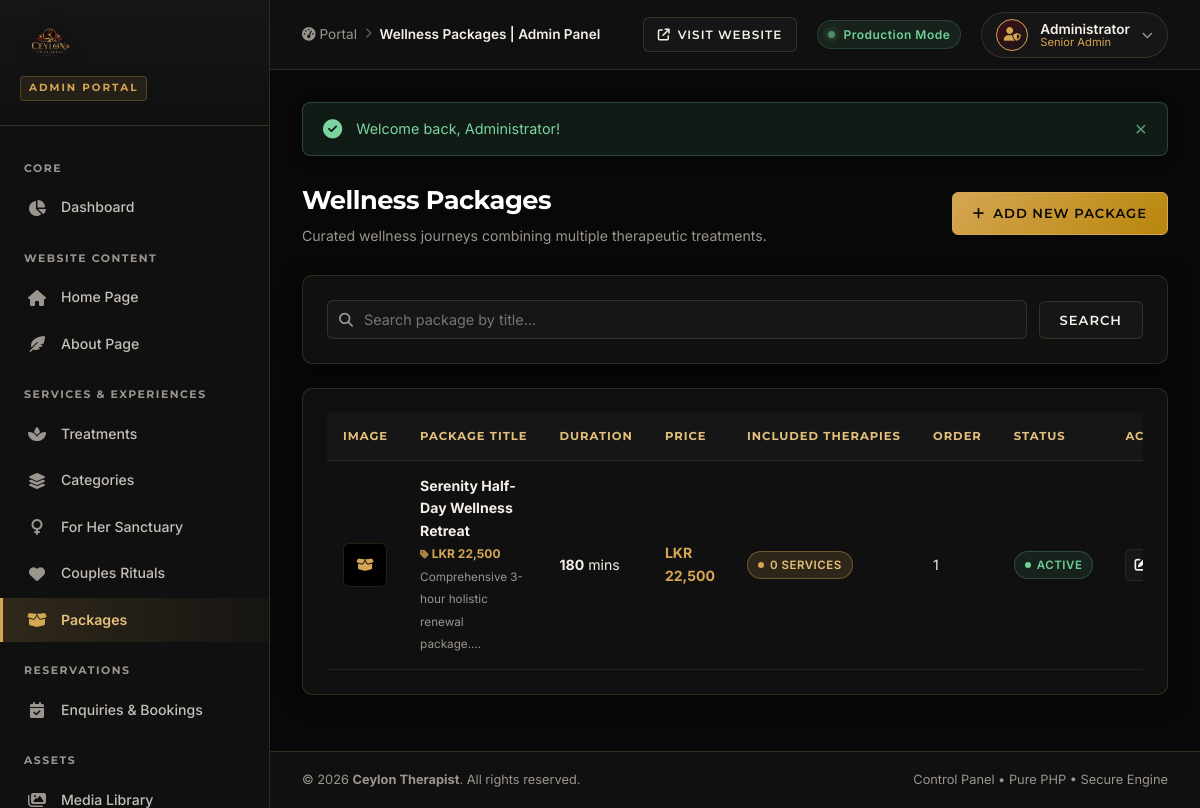
Screenshot of /admin/packages/index.php (signed in) with the database file from the repository.
### tables this page shows
CREATE TABLE IF NOT EXISTS `packages` (
    `id` INT UNSIGNED AUTO_INCREMENT PRIMARY KEY,
    `title` VARCHAR(150) NOT NULL,
    `slug` VARCHAR(150) NOT NULL UNIQUE,
    `short_description` VARCHAR(255) NULL,
    `description` TEXT NULL,
    `duration_minutes` INT UNSIGNED DEFAULT 90,
    `price` DECIMAL(10,2) NULL DEFAULT NULL,
    `image` VARCHAR(255) NULL,
    `status` ENUM('ACTIVE', 'INACTIVE') DEFAULT 'ACTIVE',
    `display_order` INT DEFAULT 0,
    `created_at` TIMESTAMP DEFAULT CURRENT_TIMESTAMP,
    `updated_at` TIMESTAMP DEFAULT CURRENT_TIMESTAMP ON UPDATE CURRENT_TIMESTAMP
);

### app/controllers/PackageController.php (called while the page is built, shortened)
<?php
class PackageController
{
    private Package $packageModel;
    public function __construct()
    {
        $this->packageModel = new Package();
    }
    public function adminIndex(): void
    {
        $search = get('search');
        $packages = $this->packageModel->all($search);
        require BASE_PATH . '/views/admin/packages/index.php';
    }
}

### app/helpers/url.php (called while the page is built, shortened)
<?php
function baseUrl(string $path = ''): string
{
    $cleanPath = ltrim($path, '/');
    if (defined('BASE_URL') && !empty(BASE_URL)) {
        return rtrim(BASE_URL, '/') . ($cleanPath !== '' ? '/' . $cleanPath : '');
    }
    return '/' . $cleanPath;
}

### app/helpers/common.php (called while the page is built, shortened)
<?php
function e(?string $value): string
{
    return htmlspecialchars((string)($value ?? ''), ENT_QUOTES, 'UTF-8');
}
function get(string $key, mixed $default = null): mixed
{
    if (!isset($_GET[$key])) {
        return $default;
    }
    return is_string($_GET[$key]) ? trim($_GET[$key]) : $_GET[$key];
}
function formatPrice(mixed $price, ?string $currency = null): string
{
    $curr = $currency ?? (defined('DEFAULT_CURRENCY') ? DEFAULT_CURRENCY : 'LKR');
    $num = (float)$price;
    $decimals = ($num == floor($num)) ? 0 : 2;
    return $curr . ' ' . number_format($num, $decimals);
}

### app/bootstrap.php (called while the page is built, shortened)
<?php
require_once __DIR__ . '/helpers/env.php';
require_once __DIR__ . '/config/database.php';
spl_autoload_register(function (string $className): void {
    $directories = [
        __DIR__ . '/controllers/',
        __DIR__ . '/models/',
        __DIR__ . '/services/'
    ];
    foreach ($directories as $dir) {
        $file = $dir . $className . '.php';
        if (file_exists($file)) {
            return;
        }
    }
});
require_once __DIR__ . '/helpers/common.php';
require_once __DIR__ . '/helpers/url.php';

### app/helpers/env.php (called while the page is built, shortened)
<?php
if (!function_exists('env')) {
    function env(string $key, mixed $default = null): mixed
    {
        $value = getenv($key);
        if ($value === false) {
            $value = $_ENV[$key] ?? $_SERVER[$key] ?? $default;
        }
        return $value;
    }
}

### app/config/database.php (called while the page is built, shortened)
<?php
class Database
{
    private static ?PDO $instance = null;
    public static function getConnection(): PDO
    {
        if (self::$instance === null) {
            $host = (string)env('DB_HOST', 'localhost');
            $port = (int)env('DB_PORT', 3306);
            $dbName = (string)env('DB_DATABASE', env('DB_NAME', 'ceylon_therapist'));
            $username = (string)env('DB_USERNAME', env('DB_USER', 'root'));
            $password = (string)env('DB_PASSWORD', env('DB_PASS', ''));
            $charset = (string)env('DB_CHARSET', 'utf8mb4');
            $dsn = sprintf(
                "mysql:host=%s;port=%d;dbname=%s;charset=%s",
                $host,
                $port,
                $dbName,
                $charset
            );
            $options = [
                PDO::ATTR_ERRMODE => PDO::ERRMODE_EXCEPTION,
                PDO::ATTR_DEFAULT_FETCH_MODE => PDO::FETCH_ASSOC,
                PDO::ATTR_EMULATE_PREPARES => false,
                PDO::MYSQL_ATTR_INIT_COMMAND => "SET NAMES " . $charset
            ];
            try {
                self::$instance = new PDO($dsn, $username, $password, $options);
            } catch (PDOException $e) {
                if (defined('ENVIRONMENT') && ENVIRONMENT === 'development') {
                    throw new Exception("Database Connection Error: " . $e->getMessage(), (int)$e->getCode());
                } else {
                    error_log("Database Connection Error: " . $e->getMessage());
                    throw new Exception("A database error occurred. Please try again later.", 500);
                }
            }
        }
        return self::$instance;
    }
}

### app/models/Package.php (called while the page is built, shortened)
<?php
class Package
{
    private PDO $db;
    public function __construct()
    {
        $this->db = Database::getConnection();
    }
    public function all(?string $search = null): array
    {
        $sql = "SELECT p.*, COUNT(ps.service_id) AS service_count
                FROM packages p
                LEFT JOIN package_services ps ON p.id = ps.package_id
                WHERE 1=1";
        $params = [];
        $sql .= " GROUP BY p.id ORDER BY p.display_order ASC, p.id DESC";
        $stmt = $this->db->prepare($sql);
        $stmt->execute();
        return $stmt->fetchAll() ?: [];
    }
}

### views/admin/packages/index.php (the view, shortened to what this page needs)
<?php require BASE_PATH . '/views/layouts/admin-header.php'; ?>
<?php require BASE_PATH . '/views/layouts/admin-sidebar.php'; ?>
<div class="admin-page-header">
    <div class="page-title-wrap">
        <h1>Wellness Packages</h1>
        <p>Curated wellness journeys combining multiple therapeutic treatments.</p>
    </div>
    <div class="admin-header-actions">
        <a href="<?= baseUrl('admin/packages/create.php') ?>" class="btn-admin btn-admin-gold">
            <i class="fa-solid fa-plus"></i> Add New Package
        </a>
    </div>
</div>
<div class="admin-card">
    <form action="" method="GET" class="filter-form">
        <div class="filter-input-wrap">
            <i class="fa-solid fa-magnifying-glass"></i>
            <input type="text" name="search" class="admin-input" placeholder="Search package by title..." value="<?= e($_GET['search'] ?? '') ?>">
        </div>
        <button type="submit" class="btn-admin btn-admin-secondary">Search</button>
    </form>
</div>
<div class="admin-card">
    <?php if (empty($packages)): ?>
        <div class="admin-empty-state">
            <i class="fa-solid fa-box-open empty-icon"></i>
            <h3 class="empty-title">No Wellness Packages Found</h3>
            <p class="empty-desc">Create your first wellness combination package to offer bespoke extended rituals.</p>
            <a href="<?= baseUrl('admin/packages/create.php') ?>" class="btn-admin btn-admin-gold">Add Package</a>
        </div>
    <?php else: ?>
        <div class="table-responsive">
            <table class="admin-table">
                <thead>
                    <tr>
                        <th style="width: 60px;">Image</th>
                        <th>Package Title</th>
                        <th>Duration</th>
                        <th>Price</th>
                        <th>Included Therapies</th>
                        <th>Order</th>
                        <th>Status</th>
                        <th>Actions</th>
                    </tr>
                </thead>
                <tbody>
                    <?php foreach ($packages as $pkg): ?>
                        <tr>
                            <td>
                                <?php if (!empty($pkg['image'])): ?>
                                    <img src="<?= baseUrl($pkg['image']) ?>" alt="<?= e($pkg['title']) ?>" class="table-thumb">
                                <?php else: ?>
                                    <div class="table-thumb" style="display:flex;align-items:center;justify-content:center;color:var(--admin-gold);">
                                        <i class="fa-solid fa-box-open"></i>
                                    </div>
                                <?php endif; ?>
                            </td>
                            <td>
                                <strong><?= e($pkg['title']) ?></strong>
                                <?php if (!empty($pkg['price'])): ?>
                                    <br><span style="color:var(--admin-gold);font-weight:700;font-size:12px;"><i class="fa-solid fa-tag" style="font-size:10px;opacity:0.8;"></i> <?= formatPrice($pkg['price']) ?></span>
                                <?php endif; ?>
                                <?php if (!empty($pkg['short_description'])): ?>
                                    <br><small style="color: var(--admin-muted);"><?= e(substr($pkg['short_description'], 0, 70)) ?>...</small>
                                <?php endif; ?>
                            </td>
                            <td><strong><?= (int)$pkg['duration_minutes'] ?></strong> mins</td>
                            <td>
                                <?php if (!empty($pkg['price'])): ?>
                                    <strong style="color:var(--admin-gold);"><?= formatPrice($pkg['price']) ?></strong>
                                <?php else: ?>
                                    <span style="color:var(--admin-muted);font-style:italic;">Not Set</span>
                                <?php endif; ?>
                            </td>
                            <td>
                                <span class="badge-status badge-new"><?= (int)($pkg['service_count'] ?? 0) ?> services</span>
                            </td>
                            <td><?= (int)$pkg['display_order'] ?></td>
                            <td>
                                <span class="badge-status badge-<?= strtolower($pkg['status']) ?>">
                                    <?= e($pkg['status']) ?>
                                </span>
                            </td>
                            <td>
                                <div class="table-actions">
                                    <a href="<?= baseUrl('admin/packages/edit.php?id=' . (int)$pkg['id']) ?>" class="btn-table-action" title="Edit Package">
                                        <i class="fa-solid fa-pen-to-square"></i>
                                    </a>
                                </div>
                            </td>
                        </tr>
                    <?php endforeach; ?>
                </tbody>
            </table>
        </div>
    <?php endif; ?>
</div>
<?php require BASE_PATH . '/views/layouts/admin-footer.php'; ?>

### rows the page displays
packages: title "Serenity Half-Day Wellness Retreat", price "LKR 22,500", short_description "Comprehensive 3-hour holistic renewal package.", duration_minutes "180", service_count "0", display_order "1", status "ACTIVE"

### other values shown
$pageTitle "Wellness Packages | Admin Panel"
$admin['name'] "Administrator"
$msg "Welcome back, Administrator!"
